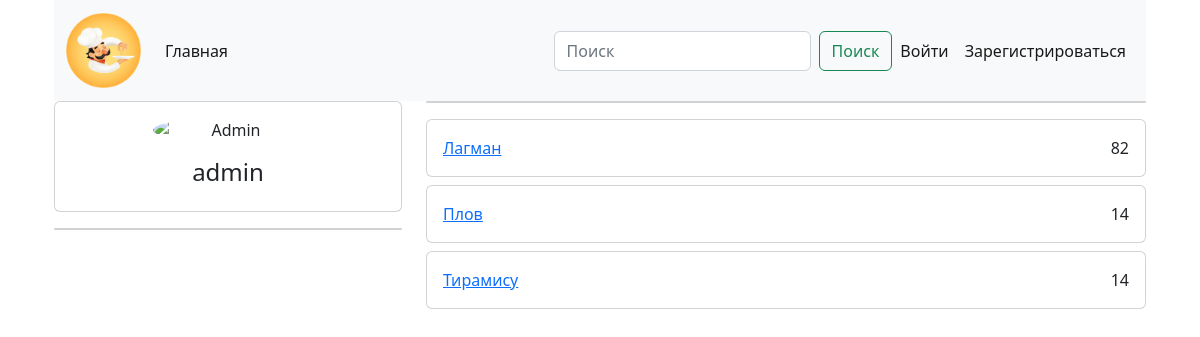
The app's page /profile/1 with its own data.
### cooking/models.py (models this page shows, shortened)
class Post(models.Model):
    title = models.CharField(max_length=255, verbose_name='Заголовок статьи')
    content = models.TextField(default='Скоро тут будет статья', verbose_name='Текст статьи') # default= наполнение по умолчанию
    created_at = models.DateTimeField(auto_now_add=True) # Привязка ко времени создания
    updated_at = models.DateTimeField(auto_now=True) # Привязка ко времени обновления
    photo = models.ImageField(upload_to='photos/', blank=True) # Фотографии статей будут скачиваться в каталог photos
    watched = models.IntegerField(default=0)
    is_published = models.BooleanField(default=True)
    category = models.ForeignKey(Category, related_name='posts', on_delete=models.CASCADE) # Связываем класс с категорией, при удалении категории удаляются все статьи
    author = models.ForeignKey(User, default=None, null=True, blank=True, on_delete=models.CASCADE)
    def get_absolute_url(self): # Генерирование ссылки
        return reverse('post_detail_link', kwargs={'pk': self.pk})
    class Meta: # Для корректного отображения в админке на русском языке
        verbose_name = 'Пост'
        verbose_name_plural = 'Посты'

### cooking/views.py (the view)
# urls.py: path('profile/<int:user_id>', profile, name='profile_link'),
def profile(request, user_id):
  user = User.objects.get(pk=user_id)
  posts = Post.objects.filter(author=user)
  context = {
    'user': user,
    'posts': posts
  }
  return render(request, 'cooking/profile.html', context)

### cooking/templates/cooking/profile.html (shortened to what this page needs)
{% extends 'base.html' %}
{% block main %}
            <div class="container">
                <div class="main-body">
                  <div class="row gutters-sm">
                    <div class="col-md-4 mb-3">
                      <div class="card">
                        <div class="card-body">
                          <div class="d-flex flex-column align-items-center text-center">
                            <img src="https://www.pngall.com/wp-content/uploads/12/Avatar-Profile-PNG-Photos.png" alt="Admin" class="rounded-circle" width="150">
                            <div class="mt-3">
                              <h4>{{ user.username }}</h4>
                            </div>
                          </div>
                        </div>
                      </div>
                      <div class="card mt-3">
                      </div>
                    </div>
                    <div class="col-md-8">
                      <div class="card mb-3">
                      </div>
						 {% for post in posts %}
                        <div class="card p-3 mb-2">
                            <div class="d-flex justify-content-between">
                                <div class="card-text">
									<a href="{{ post.get_absolute_url }}">{{ post.title }}</a>
								</div>
                                <div class="d-flex justify-content-between">
                                    <div>{{ post.watched }}</div>
                                </div>
                            </div>
                        </div>
						{% endfor %}
                            </div>
                        </div>
                    </div>
                  </div>
                </div>
{% endblock main %}

### records on screen
Post: title "Лагман", watched "82"
Post: title "Плов", watched "14"
Post: title "Тирамису", watched "14"

### other values on screen
{{ user.username }} "admin"
